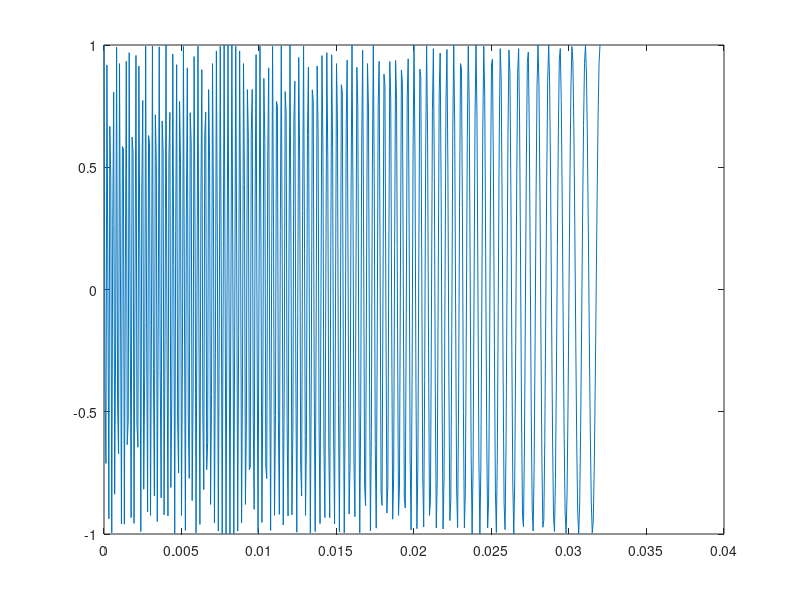
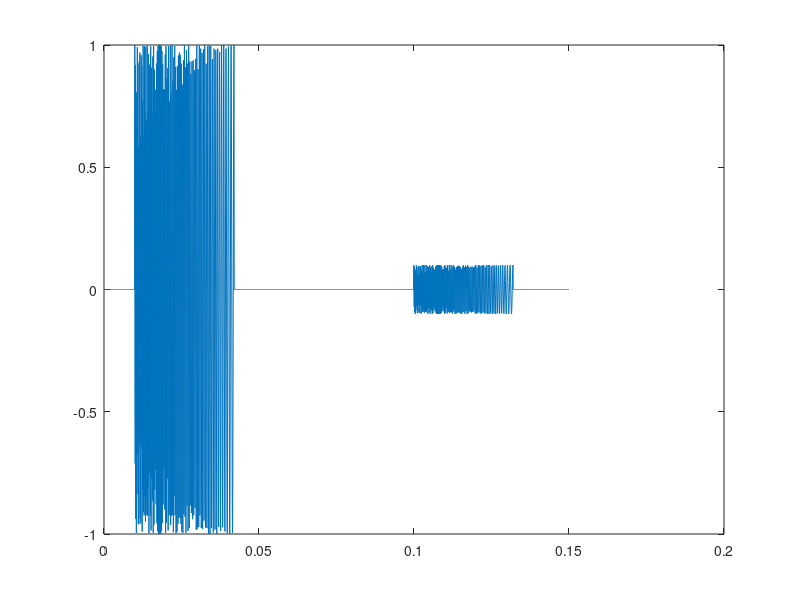
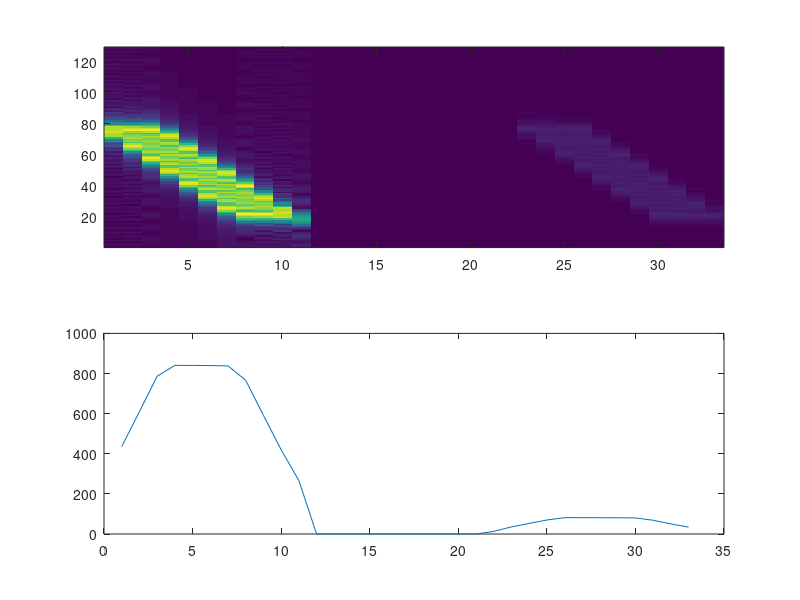
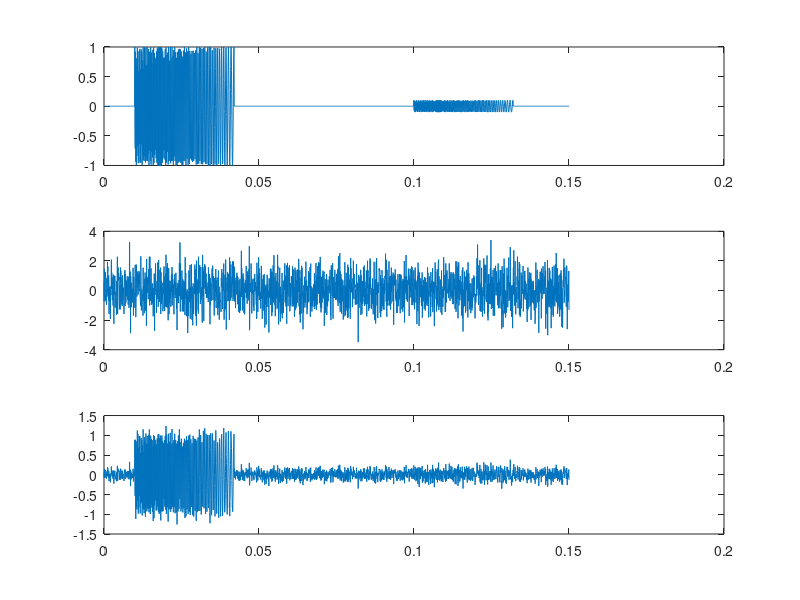

MATLAB code to generate these figures, in order:
clear all
close all
fclose all
clc
pkg load signal;

%% Distance estimation with Ultrasonic sensor
# Step1. Transmitter sound
T  = 0.032;
fs = 16000;
t  = 0:1/fs:T;
f1 = 5000;
f2 = 1000;
FM = chirp(t, f1, T, f2);

figure, plot(t,FM);

# Step2. observation
TT = 0.150;
tt = 0:1/fs:TT;
obs = zeros(length(tt),1);
alpha = 0.1;
t1 = 0.010;
tidx1 = t1*fs;
t2 = 0.100;
tidx2 = t2*fs;
obs(tidx1:tidx1+length(FM)-1) = FM;
obs(tidx2:tidx2+length(FM)-1) = alpha*FM;
figure, plot(tt, obs);

# Step3. Spectrogram
frame_length = 256;
slide_length = 64;
N = frame_length;
nFrames = floor((length(obs)-frame_length)/slide_length);
spec = zeros((N/2)+1,nFrames);
for frm = 1:nFrames
  stridx = (frm-1)*slide_length + 1;
  endidx = (frm-1)*slide_length + frame_length;
  frame = obs(stridx:endidx);

  temp = fft(frame,N);
  spec(:,frm) = abs(temp(1:(N/2)+1));
endfor
figure,
subplot(2,1,1), imagesc(spec);
set(gca, 'YDir', 'normal');

frame_energy = sum(spec,1);
subplot(2,1,2), plot(frame_energy)

# step4 adding noise
noise = randn(length(obs),1);
noisy = obs + 0.1*noise;

figure,
subplot(3,1,1), plot(tt,obs);
subplot(3,1,2), plot(tt,noise);
subplot(3,1,3), plot(tt,noisy);

obs_spec = zeros((N/2)+1,nFrames);
noisy_spec = zeros((N/2)+1,nFrames);
for frm = 1:nFrames
  stridx = (frm-1)*slide_length + 1;
  endidx = (frm-1)*slide_length + frame_length;
  frame = obs(stridx:endidx);
  temp = fft(frame,N);
  obs_spec(:,frm) = abs(temp(1:(N/2)+1));

  frame = noisy(stridx:endidx);
  temp = fft(frame,N);
  noisy_spec(:,frm) = abs(temp(1:(N/2)+1));
endfor
figure,
subplot(2,1,1), imagesc(obs_spec);
set(gca, 'YDir', 'normal');
subplot(2,1,2), imagesc(noisy_spec);
set(gca, 'YDir', 'normal');


# Step5 Matched filter
template = FM;
FML = length(FM);
sim1 = zeros(length(obs),1);
sim2 = zeros(length(obs),1);
for frm=1:length(obs)-FML
  comp = obs(frm:frm+FML-1);
  sim1(frm) = template*comp/(norm(template,2)*norm(comp,2));

  comp = noisy(frm:frm+FML-1);
  sim2(frm) = template*comp/(norm(template,2)*norm(comp,2));
endfor

figure,
subplot(2,1,1), plot(tt,obs);
subplot(2,1,2), plot(tt,sim1);

figure,
subplot(2,1,1), plot(tt,noisy);
subplot(2,1,2), plot(tt,sim2);





















